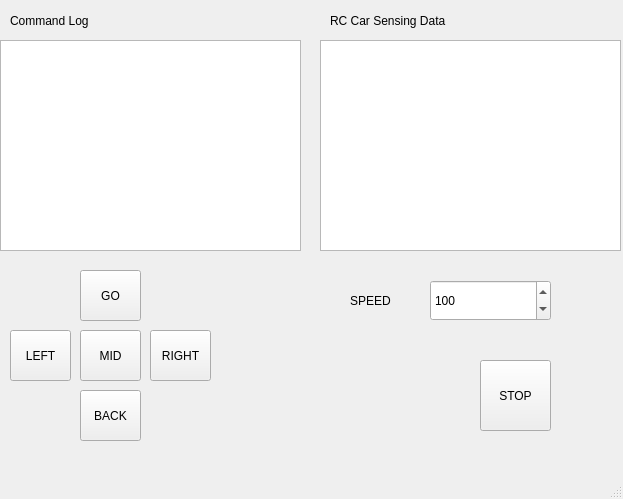
<?xml version="1.0" encoding="UTF-8"?>
<ui version="4.0">
 <class>MainWindow</class>
 <widget class="QMainWindow" name="MainWindow">
  <property name="geometry">
   <rect>
    <x>0</x>
    <y>0</y>
    <width>623</width>
    <height>499</height>
   </rect>
  </property>
  <property name="windowTitle">
   <string>MainWindow</string>
  </property>
  <widget class="QWidget" name="centralwidget">
   <widget class="QPlainTextEdit" name="text">
    <property name="geometry">
     <rect>
      <x>0</x>
      <y>40</y>
      <width>301</width>
      <height>211</height>
     </rect>
    </property>
   </widget>
   <widget class="QPushButton" name="btn_go">
    <property name="geometry">
     <rect>
      <x>80</x>
      <y>270</y>
      <width>61</width>
      <height>51</height>
     </rect>
    </property>
    <property name="text">
     <string>GO</string>
    </property>
   </widget>
   <widget class="QPushButton" name="btn_mid">
    <property name="geometry">
     <rect>
      <x>80</x>
      <y>330</y>
      <width>61</width>
      <height>51</height>
     </rect>
    </property>
    <property name="text">
     <string>MID</string>
    </property>
   </widget>
   <widget class="QPushButton" name="btn_right">
    <property name="geometry">
     <rect>
      <x>150</x>
      <y>330</y>
      <width>61</width>
      <height>51</height>
     </rect>
    </property>
    <property name="text">
     <string>RIGHT</string>
    </property>
   </widget>
   <widget class="QPushButton" name="btn_left">
    <property name="geometry">
     <rect>
      <x>10</x>
      <y>330</y>
      <width>61</width>
      <height>51</height>
     </rect>
    </property>
    <property name="text">
     <string>LEFT</string>
    </property>
   </widget>
   <widget class="QPushButton" name="btn_back">
    <property name="geometry">
     <rect>
      <x>80</x>
      <y>390</y>
      <width>61</width>
      <height>51</height>
     </rect>
    </property>
    <property name="text">
     <string>BACK</string>
    </property>
   </widget>
   <widget class="QPushButton" name="btn_stop">
    <property name="geometry">
     <rect>
      <x>480</x>
      <y>360</y>
      <width>71</width>
      <height>71</height>
     </rect>
    </property>
    <property name="text">
     <string>STOP</string>
    </property>
   </widget>
   <widget class="QLabel" name="label">
    <property name="geometry">
     <rect>
      <x>350</x>
      <y>280</y>
      <width>51</width>
      <height>41</height>
     </rect>
    </property>
    <property name="text">
     <string>SPEED</string>
    </property>
   </widget>
   <widget class="QSpinBox" name="spin_speed">
    <property name="geometry">
     <rect>
      <x>430</x>
      <y>280</y>
      <width>121</width>
      <height>41</height>
     </rect>
    </property>
    <property name="minimum">
     <number>0</number>
    </property>
    <property name="maximum">
     <number>200</number>
    </property>
    <property name="singleStep">
     <number>10</number>
    </property>
    <property name="value">
     <number>100</number>
    </property>
   </widget>
   <widget class="QPlainTextEdit" name="text_2">
    <property name="geometry">
     <rect>
      <x>320</x>
      <y>40</y>
      <width>301</width>
      <height>211</height>
     </rect>
    </property>
   </widget>
   <widget class="QLabel" name="label_2">
    <property name="geometry">
     <rect>
      <x>10</x>
      <y>10</y>
      <width>121</width>
      <height>22</height>
     </rect>
    </property>
    <property name="text">
     <string>Command Log</string>
    </property>
   </widget>
   <widget class="QLabel" name="label_3">
    <property name="geometry">
     <rect>
      <x>330</x>
      <y>10</y>
      <width>171</width>
      <height>22</height>
     </rect>
    </property>
    <property name="text">
     <string>RC Car Sensing Data</string>
    </property>
   </widget>
  </widget>
  <widget class="QMenuBar" name="menubar">
   <property name="geometry">
    <rect>
     <x>0</x>
     <y>0</y>
     <width>623</width>
     <height>28</height>
    </rect>
   </property>
  </widget>
  <widget class="QStatusBar" name="statusbar"/>
 </widget>
 <resources/>
 <connections>
  <connection>
   <sender>btn_go</sender>
   <signal>clicked()</signal>
   <receiver>MainWindow</receiver>
   <slot>clickedGo()</slot>
   <hints>
    <hint type="sourcelabel">
     <x>130</x>
     <y>335</y>
    </hint>
    <hint type="destinationlabel">
     <x>333</x>
     <y>264</y>
    </hint>
   </hints>
  </connection>
  <connection>
   <sender>btn_right</sender>
   <signal>clicked()</signal>
   <receiver>MainWindow</receiver>
   <slot>clickedRight()</slot>
   <hints>
    <hint type="sourcelabel">
     <x>202</x>
     <y>408</y>
    </hint>
    <hint type="destinationlabel">
     <x>411</x>
     <y>329</y>
    </hint>
   </hints>
  </connection>
  <connection>
   <sender>btn_left</sender>
   <signal>clicked()</signal>
   <receiver>MainWindow</receiver>
   <slot>clickedLeft()</slot>
   <hints>
    <hint type="sourcelabel">
     <x>31</x>
     <y>398</y>
    </hint>
    <hint type="destinationlabel">
     <x>359</x>
     <y>340</y>
    </hint>
   </hints>
  </connection>
  <connection>
   <sender>btn_back</sender>
   <signal>clicked()</signal>
   <receiver>MainWindow</receiver>
   <slot>clickedBack()</slot>
   <hints>
    <hint type="sourcelabel">
     <x>113</x>
     <y>456</y>
    </hint>
    <hint type="destinationlabel">
     <x>313</x>
     <y>373</y>
    </hint>
   </hints>
  </connection>
  <connection>
   <sender>btn_mid</sender>
   <signal>clicked()</signal>
   <receiver>MainWindow</receiver>
   <slot>clickedMid()</slot>
   <hints>
    <hint type="sourcelabel">
     <x>123</x>
     <y>401</y>
    </hint>
    <hint type="destinationlabel">
     <x>294</x>
     <y>285</y>
    </hint>
   </hints>
  </connection>
  <connection>
   <sender>btn_stop</sender>
   <signal>clicked()</signal>
   <receiver>MainWindow</receiver>
   <slot>clickedStop()</slot>
   <hints>
    <hint type="sourcelabel">
     <x>519</x>
     <y>428</y>
    </hint>
    <hint type="destinationlabel">
     <x>377</x>
     <y>405</y>
    </hint>
   </hints>
  </connection>
  <connection>
   <sender>spin_speed</sender>
   <signal>valueChanged(QString)</signal>
   <receiver>MainWindow</receiver>
   <slot>clickedSetSpeed()</slot>
   <hints>
    <hint type="sourcelabel">
     <x>529</x>
     <y>319</y>
    </hint>
    <hint type="destinationlabel">
     <x>577</x>
     <y>314</y>
    </hint>
   </hints>
  </connection>
 </connections>
 <slots>
  <slot>clickedGo()</slot>
  <slot>clickedRight()</slot>
  <slot>clickedMid()</slot>
  <slot>clickedLeft()</slot>
  <slot>clickedBack()</slot>
  <slot>clickedSetSpeed()</slot>
  <slot>clickedStop()</slot>
 </slots>
</ui>
